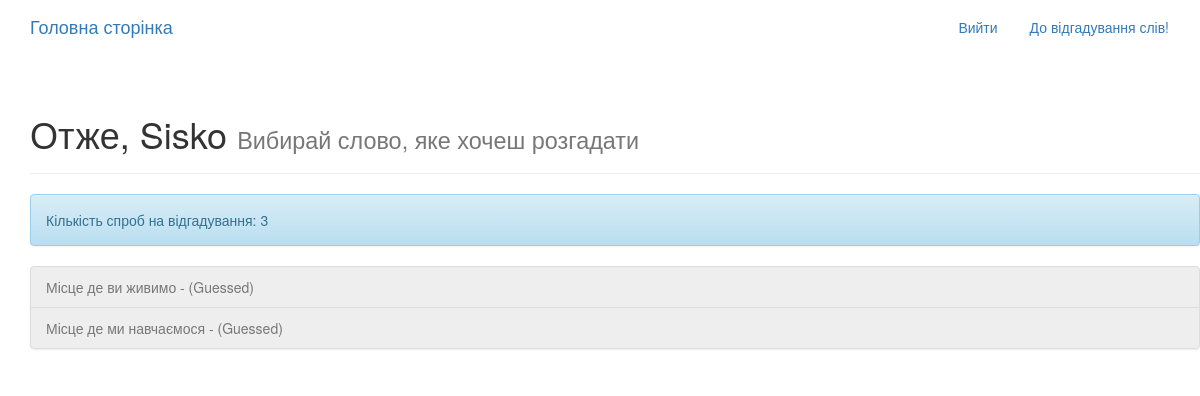
/game/categories/Будівлі/ (signed in), run on the app's committed database.
### game_app/models.py (models this page shows, shortened)
class Profile(models.Model):
    user = models.OneToOneField(User, on_delete=models.CASCADE)
    number_of_attempts_to_guess = models.IntegerField(default=3)
    masked_word = models.CharField(max_length=100, blank=True, null=True)
    number_of_letter = models.IntegerField(null=True, blank=True)
    letter = models.CharField(max_length=1, blank=True, null=True)

class Word(models.Model):
    word = models.TextField()
    description = models.TextField()
    category = models.TextField(blank=True, null=True)

### game_app/views.py (the view)
# urls.py: path('categories/<str:category>/', views.WordListView.as_view(), name='word_list'),
class WordListView(generic.ListView):
    model = Word
    template_name = 'game_app/word_list.html'
    context_object_name = 'words'
    def get_queryset(self):
        return Word.objects.filter(category=self.kwargs['category'])
    def get_context_data(self, **kwargs):
        context = super().get_context_data(**kwargs)
        user = self.request.user
        context['user'] = user
        guessed_words = []
        for item in user.profile.guessed_words.all():
            item = str(item)
            guessed_words.append(item)
        context['guessed_words'] = guessed_words
        return context

### game_app/models.py (called while the page is built)
    def __str__(self):
        return self.guessed_word

### game_app/templates/game_app/word_list.html
{% extends "base.html" %}
{% block content %}
<div class="container">
  <div class="row">
    <div class="page-header">
  <h1> Отже, {{ user.username }} <small>Вибирай слово, яке хочеш розгадати</small></h1>
</div>
  <div class="alert alert-info" role="alert">Кількість спроб на відгадування: {{ user.profile.number_of_attempts_to_guess }} </div>
     <ul class="list-group">
     {% for word in words %}
       {% if word.word in guessed_words %}
         <li class="list-group-item list-group-item disabled ">{{word.description}} - (Guessed)</li>
       {% else %}
       <a href="{% url 'game_app:masking-word' category=word.category pk=word.pk %}" class="list-group-item">{{word.description}}</a>
      {% endif %}
      {% endfor %}
       </ul>
  </div>
</div>
{% endblock %}

### data on the page
Word: description "Місце де ви живимо"
Word: description "Місце де ми навчаємося"

### other printed values
{{ user.username }} "Sisko"
{{ user.profile.number_of_attempts_to_guess }} "3"
